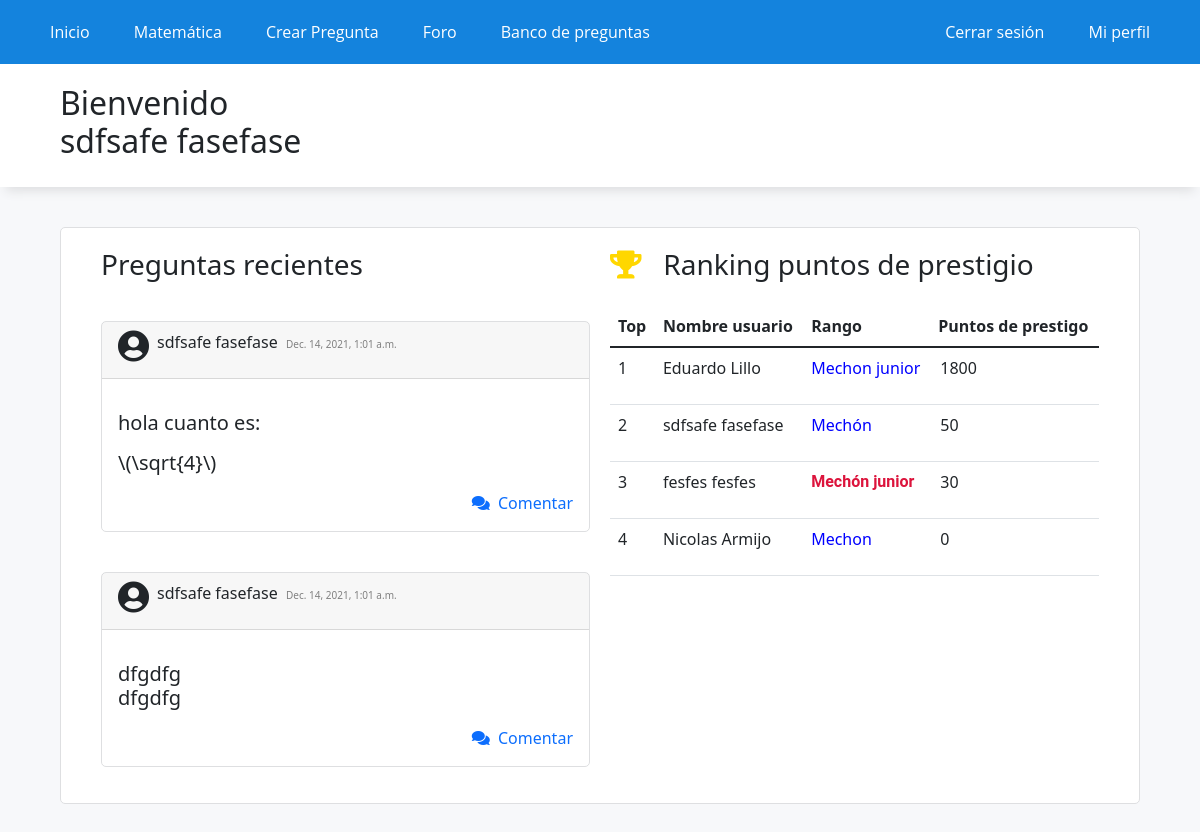
The page /home/ (signed in) on the database as committed earlier.
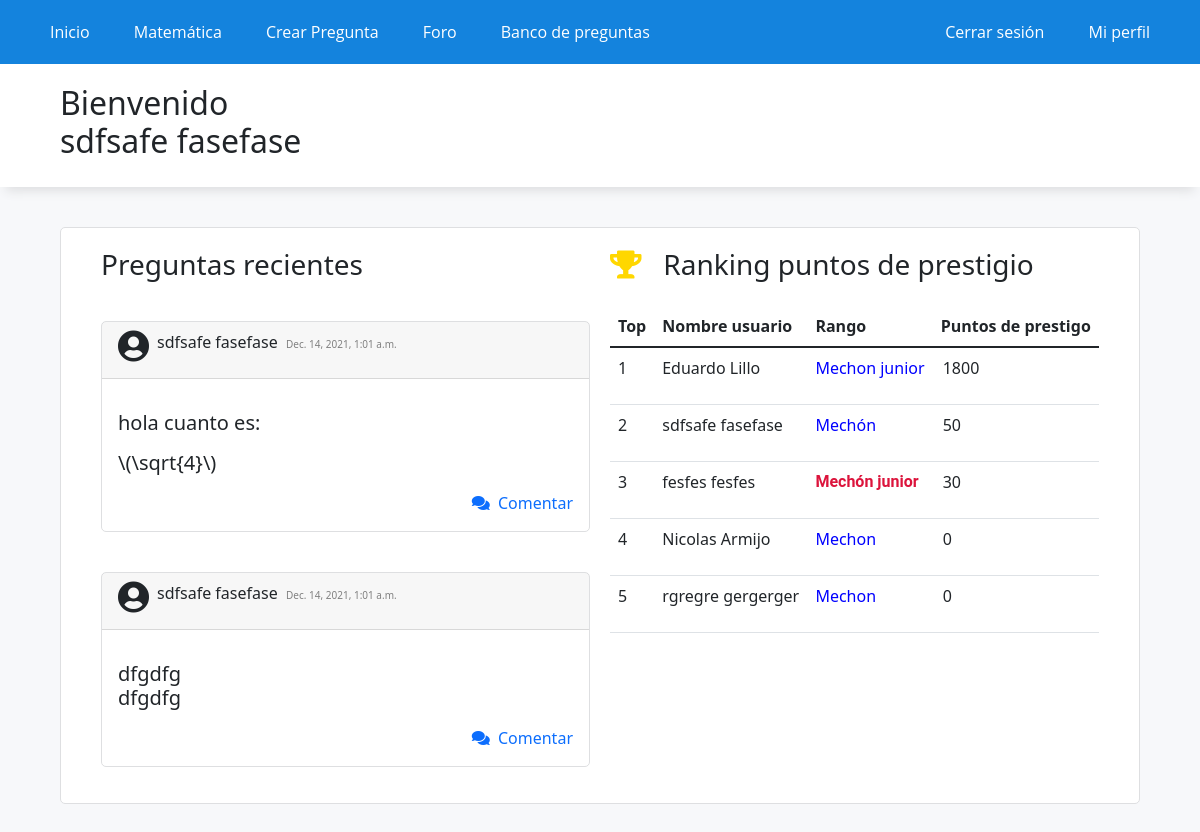
The same page on the database as committed later.
### WebApp/models.py (models this page shows)
class profile(models.Model):
    name = models.OneToOneField(User, on_delete=models.CASCADE)
    resolved_questions = models.IntegerField(default=0)
    punctuation = models.IntegerField(default=0)
    elo = models.CharField(max_length=30, default="Mechon")

### WebApp/views.py (the view)
# urls.py: path('home/',home,name='home'),
def home(request):
    puntos_usuarios = profile.objects.order_by('-punctuation')
    if len(puntos_usuarios) > 10:
        puntos_usuarios = puntos_usuarios[:10]
    name = ''
    if request.user.is_authenticated:
        nombre_usuario = request.user.first_name
        appelido_usuario = request.user.last_name
        name = nombre_usuario + " " + appelido_usuario
    top = []
    for usuario in puntos_usuarios:
        id_usuario = usuario.name_id
        puntuacion = usuario.punctuation
        elo = usuario.elo
        nombre = User.objects.get(id=id_usuario).first_name
        apellido = User.objects.get(id=id_usuario).last_name
        nombre_completo = nombre + ' ' + apellido
        top.append((nombre_completo,puntuacion,elo))
    post = PostForo.objects.all()[:2]
    data = {
        'name': name,
        'top': top,
        'post': post,
    }
    return render(request,'app/index.html',data)

### WebApp/templates/app/index.html (shortened to what this page needs)
{% extends 'app/base.html' %}
{% load static %}
{% block contenido %}
<div class="titulo">
    <h2>Bienvenido <p id="mostrarNombre">{{name}}</p>
    </h2>
</div>
<div class="elContenedor">
<div class="flex-index">
    <div style="margin-left: 30px;">
            <h3>Preguntas recientes</h3>
            {% for p in post %}
            <div class="preguntas mb-3" style="max-width: 570px;">
                <div class="card-header"><i style="float: left; "class="svg-inline--fa fas fa-user-circle fa-2x">&nbsp;</i> <p style="display: inline-block; ">{{p.usuario.first_name}}{{" "}}{{p.usuario.last_name}}</p> &nbsp;<h7 style="color: gray; font-size: 10px;">{{p.tiempo}}</h7></div>
                <div class="card-body">
                    <p class="card-text">
                            <h5 style="word-wrap: break-word;">{{p.texto|linebreaks }}</h5>
                        </p>
                    <a style="text-decoration: none; " href="/post_id/{{p.id}}/">
                        <div class="comentar" style="text-align: right;"><i class="fas fa-comments "></i>&nbsp;&nbsp;Comentar</div>
                    </a>
                </div>
            </div>
            {% endfor %}
        </div>
        <div style="margin-right: 30px;">
            <h3> <i class="fas fa-trophy" style="color: gold;"></i> &nbsp; Ranking puntos de prestigio</h3>
            <table style="margin-top: 25px; padding-top: 16px;"class="table ">
                <thead>
                    <tr>
                        <th scope="col">Top</th>
                        <th scope="col">Nombre usuario </th>
                        <th scope="col">Rango</th>
                        <th scope="col">Puntos de prestigo</th>
                    </tr>
                </thead>
                {% for u in top %}
                <thbody>
                    <tr>
                        <td>{{forloop.counter}}</td>
                        <td> {{u.0}} </td>
                        <td>
                            {% if u.2 == 'Mechón' %}
                            <p id="rango1">{{u.2}}</p>
                            {% elif u.2 == 'Mechón junior' %}
                            <p id="rango2">{{u.2}}</p>
                            {% elif u.2 == 'Mechón senior' %}
                            <p id="rango3">{{u.2}}</p>
                            {% elif u.2 == 'Mechón dorado' %}
                            <p id="rango4">{{u.2}}</p>
                            {% elif u.2 == 'Mechón master' %}
                            <p id="rango5">{{u.2}}</p>
                            {% else %}
                            <p id="rango1">{{u.2}}</p>
                            {% endif %}
                        </td>
                        <td style="padding-left: 10px;"> {{u.1}}</td>
                    </tr>
                </thbody>
                {% endfor %}
            </table>
        </div>
    </div>
</div>
{% endblock %}

Rows that differ between the two databases and show on the page:
added profile: elo "Mechon"
Other text that changed with them:
new list line: "5 rgregre gergerger 0"
